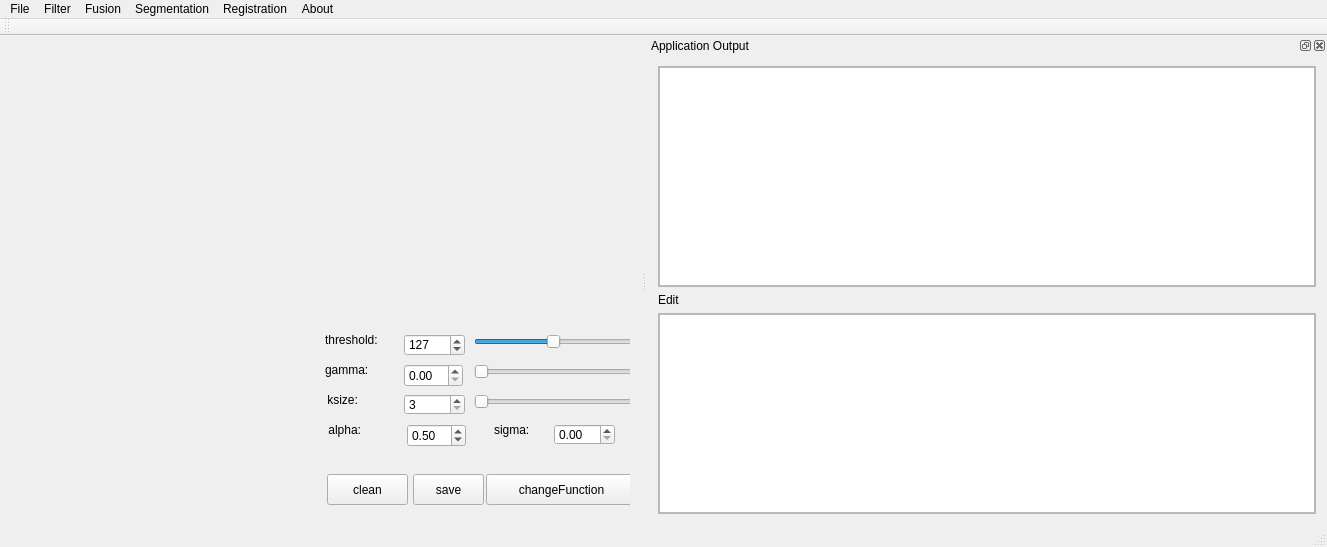
<?xml version="1.0" encoding="UTF-8"?>
<ui version="4.0">
 <class>MIS</class>
 <widget class="QMainWindow" name="MIS">
  <property name="geometry">
   <rect>
    <x>0</x>
    <y>0</y>
    <width>1327</width>
    <height>547</height>
   </rect>
  </property>
  <property name="windowTitle">
   <string>MIS</string>
  </property>
  <widget class="QWidget" name="centralWidget">
   <property name="styleSheet">
    <string notr="true">centralWidget{
rgb(255, 255, 255)
}</string>
   </property>
   <layout class="QGridLayout" name="gridLayout_5">
    <item row="0" column="0">
     <widget class="QWidget" name="widget_2" native="true">
      <property name="minimumSize">
       <size>
        <width>0</width>
        <height>0</height>
       </size>
      </property>
      <property name="maximumSize">
       <size>
        <width>660</width>
        <height>16777215</height>
       </size>
      </property>
      <layout class="QGridLayout" name="gridLayout">
       <property name="leftMargin">
        <number>0</number>
       </property>
       <property name="topMargin">
        <number>0</number>
       </property>
       <property name="rightMargin">
        <number>0</number>
       </property>
       <property name="bottomMargin">
        <number>0</number>
       </property>
       <item row="1" column="1">
        <widget class="QWidget" name="widget" native="true">
         <property name="maximumSize">
          <size>
           <width>330</width>
           <height>330</height>
          </size>
         </property>
         <widget class="QSlider" name="horizontalSlider_2">
          <property name="geometry">
           <rect>
            <x>150</x>
            <y>80</y>
            <width>160</width>
            <height>16</height>
           </rect>
          </property>
          <property name="maximum">
           <number>255</number>
          </property>
          <property name="orientation">
           <enum>Qt::Horizontal</enum>
          </property>
         </widget>
         <widget class="QSlider" name="horizontalSlider_3">
          <property name="geometry">
           <rect>
            <x>150</x>
            <y>50</y>
            <width>160</width>
            <height>16</height>
           </rect>
          </property>
          <property name="maximum">
           <number>255</number>
          </property>
          <property name="value">
           <number>127</number>
          </property>
          <property name="orientation">
           <enum>Qt::Horizontal</enum>
          </property>
         </widget>
         <widget class="QSpinBox" name="threshold_spin">
          <property name="geometry">
           <rect>
            <x>80</x>
            <y>50</y>
            <width>61</width>
            <height>22</height>
           </rect>
          </property>
          <property name="maximum">
           <number>255</number>
          </property>
          <property name="value">
           <number>127</number>
          </property>
         </widget>
         <widget class="QLabel" name="label">
          <property name="geometry">
           <rect>
            <x>1</x>
            <y>35</y>
            <width>71</width>
            <height>41</height>
           </rect>
          </property>
          <property name="text">
           <string>threshold:  </string>
          </property>
         </widget>
         <widget class="QPushButton" name="cleanButton">
          <property name="geometry">
           <rect>
            <x>3</x>
            <y>190</y>
            <width>81</width>
            <height>31</height>
           </rect>
          </property>
          <property name="styleSheet">
           <string notr="true"/>
          </property>
          <property name="text">
           <string>clean</string>
          </property>
         </widget>
         <widget class="QLabel" name="label_alpha">
          <property name="geometry">
           <rect>
            <x>1</x>
            <y>130</y>
            <width>81</width>
            <height>31</height>
           </rect>
          </property>
          <property name="text">
           <string> alpha:     </string>
          </property>
         </widget>
         <widget class="QLabel" name="label_gamma">
          <property name="geometry">
           <rect>
            <x>1</x>
            <y>70</y>
            <width>81</width>
            <height>31</height>
           </rect>
          </property>
          <property name="text">
           <string>gamma:   </string>
          </property>
         </widget>
         <widget class="QPushButton" name="saveButton">
          <property name="geometry">
           <rect>
            <x>89</x>
            <y>190</y>
            <width>71</width>
            <height>31</height>
           </rect>
          </property>
          <property name="text">
           <string>save</string>
          </property>
         </widget>
         <widget class="QDoubleSpinBox" name="alpha_spin">
          <property name="geometry">
           <rect>
            <x>83</x>
            <y>140</y>
            <width>59</width>
            <height>23</height>
           </rect>
          </property>
          <property name="maximum">
           <double>1.000000000000000</double>
          </property>
          <property name="singleStep">
           <double>0.100000000000000</double>
          </property>
          <property name="value">
           <double>0.500000000000000</double>
          </property>
         </widget>
         <widget class="QDoubleSpinBox" name="gamma_spin">
          <property name="geometry">
           <rect>
            <x>80</x>
            <y>80</y>
            <width>59</width>
            <height>23</height>
           </rect>
          </property>
          <property name="maximum">
           <double>255.000000000000000</double>
          </property>
          <property name="singleStep">
           <double>0.100000000000000</double>
          </property>
         </widget>
         <widget class="QPushButton" name="changeButton">
          <property name="geometry">
           <rect>
            <x>162</x>
            <y>190</y>
            <width>151</width>
            <height>31</height>
           </rect>
          </property>
          <property name="text">
           <string>changeFunction</string>
          </property>
         </widget>
         <widget class="QLabel" name="label_2">
          <property name="geometry">
           <rect>
            <x>170</x>
            <y>130</y>
            <width>61</width>
            <height>31</height>
           </rect>
          </property>
          <property name="text">
           <string>sigma:</string>
          </property>
         </widget>
         <widget class="QDoubleSpinBox" name="sigma_spin">
          <property name="geometry">
           <rect>
            <x>230</x>
            <y>140</y>
            <width>61</width>
            <height>21</height>
           </rect>
          </property>
         </widget>
         <widget class="QLabel" name="label_3">
          <property name="geometry">
           <rect>
            <x>0</x>
            <y>100</y>
            <width>61</width>
            <height>31</height>
           </rect>
          </property>
          <property name="text">
           <string> ksize:</string>
          </property>
         </widget>
         <widget class="QSpinBox" name="ksize_spin">
          <property name="geometry">
           <rect>
            <x>80</x>
            <y>110</y>
            <width>61</width>
            <height>21</height>
           </rect>
          </property>
          <property name="minimum">
           <number>3</number>
          </property>
          <property name="singleStep">
           <number>2</number>
          </property>
          <property name="value">
           <number>3</number>
          </property>
         </widget>
         <widget class="QSlider" name="horizontalSlider">
          <property name="geometry">
           <rect>
            <x>150</x>
            <y>110</y>
            <width>160</width>
            <height>16</height>
           </rect>
          </property>
          <property name="minimum">
           <number>3</number>
          </property>
          <property name="singleStep">
           <number>2</number>
          </property>
          <property name="value">
           <number>3</number>
          </property>
          <property name="orientation">
           <enum>Qt::Horizontal</enum>
          </property>
         </widget>
        </widget>
       </item>
       <item row="0" column="1">
        <widget class="QLabel" name="resource2">
         <property name="maximumSize">
          <size>
           <width>330</width>
           <height>330</height>
          </size>
         </property>
         <property name="text">
          <string/>
         </property>
         <property name="scaledContents">
          <bool>true</bool>
         </property>
        </widget>
       </item>
       <item row="0" column="0">
        <widget class="QLabel" name="resource1">
         <property name="maximumSize">
          <size>
           <width>330</width>
           <height>330</height>
          </size>
         </property>
         <property name="styleSheet">
          <string notr="true">resource1{
background-color: rgb(0, 255, 255);
	color: rgb(255, 0, 0);
}</string>
         </property>
         <property name="text">
          <string/>
         </property>
         <property name="scaledContents">
          <bool>true</bool>
         </property>
        </widget>
       </item>
       <item row="1" column="0">
        <widget class="QLabel" name="result">
         <property name="maximumSize">
          <size>
           <width>330</width>
           <height>330</height>
          </size>
         </property>
         <property name="text">
          <string/>
         </property>
         <property name="scaledContents">
          <bool>true</bool>
         </property>
        </widget>
       </item>
      </layout>
     </widget>
    </item>
   </layout>
  </widget>
  <widget class="QMenuBar" name="menuBar">
   <property name="geometry">
    <rect>
     <x>0</x>
     <y>0</y>
     <width>1327</width>
     <height>20</height>
    </rect>
   </property>
   <widget class="QMenu" name="menuOpen">
    <property name="title">
     <string>File</string>
    </property>
    <widget class="QMenu" name="menuSave_3">
     <property name="title">
      <string>Save</string>
     </property>
     <addaction name="actionsrc1"/>
     <addaction name="separator"/>
     <addaction name="actionsrc2"/>
     <addaction name="separator"/>
     <addaction name="actionres"/>
    </widget>
    <addaction name="actionOpen"/>
    <addaction name="separator"/>
    <addaction name="menuSave_3"/>
    <addaction name="separator"/>
    <addaction name="actionMIS_BOX"/>
   </widget>
   <widget class="QMenu" name="menuFusion">
    <property name="title">
     <string>Fusion</string>
    </property>
    <addaction name="actionaddWeighted"/>
    <addaction name="separator"/>
    <addaction name="separator"/>
    <addaction name="actionmultiply"/>
    <addaction name="separator"/>
    <addaction name="actionadd_2"/>
   </widget>
   <widget class="QMenu" name="menuSegmentation">
    <property name="title">
     <string>Segmentation</string>
    </property>
    <widget class="QMenu" name="menuthreshold">
     <property name="title">
      <string>threshold</string>
     </property>
     <addaction name="actionthreshold_binary"/>
     <addaction name="separator"/>
     <addaction name="actionthreshold_binary_Inverted"/>
     <addaction name="separator"/>
     <addaction name="actiontruncate"/>
     <addaction name="separator"/>
     <addaction name="actionthreshold_to_zero"/>
     <addaction name="separator"/>
     <addaction name="actionthreshold_to_zero_inverted"/>
    </widget>
    <widget class="QMenu" name="menuImage_preproceing">
     <property name="title">
      <string>Image preproceing</string>
     </property>
     <widget class="QMenu" name="menutransform_color_space_2">
      <property name="title">
       <string>transform color space</string>
      </property>
      <addaction name="actionBGR2GRAY_2"/>
     </widget>
     <widget class="QMenu" name="menumorphological_operation_2">
      <property name="title">
       <string>morphological operation</string>
      </property>
      <addaction name="actionerode_2"/>
      <addaction name="separator"/>
      <addaction name="actiondilate"/>
      <addaction name="separator"/>
      <addaction name="actionopen_2"/>
      <addaction name="separator"/>
      <addaction name="actionclose_2"/>
      <addaction name="separator"/>
      <addaction name="actionmorphological_gradient_2"/>
      <addaction name="separator"/>
      <addaction name="actiontop_hat_2"/>
      <addaction name="separator"/>
      <addaction name="actionblack_hat_2"/>
     </widget>
     <widget class="QMenu" name="menuimage_pyramid_2">
      <property name="title">
       <string>image pyramid</string>
      </property>
      <addaction name="actionpyrDown_2"/>
      <addaction name="separator"/>
      <addaction name="actionpyrUp_2"/>
     </widget>
     <widget class="QMenu" name="menuconvolution_operation_2">
      <property name="title">
       <string>convolution operation</string>
      </property>
      <addaction name="actionrobert"/>
      <addaction name="separator"/>
      <addaction name="actionsobel"/>
      <addaction name="separator"/>
      <addaction name="actionlaplace_2"/>
      <addaction name="separator"/>
      <addaction name="actioncustomConvolution"/>
      <addaction name="separator"/>
      <addaction name="actionmask_3"/>
      <addaction name="separator"/>
      <addaction name="actioncustomImproveBC"/>
     </widget>
     <widget class="QMenu" name="menuedge_detection_2">
      <property name="title">
       <string>edge detection</string>
      </property>
      <addaction name="actioncanny_2"/>
      <addaction name="separator"/>
      <addaction name="actionedge_sobel"/>
      <addaction name="separator"/>
      <addaction name="actionscharr"/>
      <addaction name="separator"/>
      <addaction name="actionedge_laplace_2"/>
     </widget>
     <widget class="QMenu" name="menuchange_pixels_2">
      <property name="title">
       <string>change pixels</string>
      </property>
      <addaction name="actionwhite2black_2"/>
     </widget>
     <addaction name="menuchange_pixels_2"/>
     <addaction name="separator"/>
     <addaction name="menutransform_color_space_2"/>
     <addaction name="separator"/>
     <addaction name="actiondistanceTransform"/>
     <addaction name="separator"/>
     <addaction name="actionnormalize_2"/>
     <addaction name="separator"/>
     <addaction name="menumorphological_operation_2"/>
     <addaction name="separator"/>
     <addaction name="actioncontours_2"/>
     <addaction name="separator"/>
     <addaction name="menuimage_pyramid_2"/>
     <addaction name="separator"/>
     <addaction name="menuconvolution_operation_2"/>
     <addaction name="separator"/>
     <addaction name="menuedge_detection_2"/>
     <addaction name="separator"/>
     <addaction name="actionconvertScaleAbs_2"/>
     <addaction name="separator"/>
    </widget>
    <addaction name="menuImage_preproceing"/>
    <addaction name="separator"/>
    <addaction name="menuthreshold"/>
    <addaction name="separator"/>
    <addaction name="actionwatershed"/>
   </widget>
   <widget class="QMenu" name="menuAbout">
    <property name="title">
     <string>About</string>
    </property>
    <addaction name="actionabout"/>
   </widget>
   <widget class="QMenu" name="menufilter">
    <property name="title">
     <string>Filter</string>
    </property>
    <addaction name="actionmedian_filtering"/>
    <addaction name="separator"/>
    <addaction name="actionmean_filtering"/>
    <addaction name="separator"/>
    <addaction name="actiongauss_filter"/>
   </widget>
   <widget class="QMenu" name="menuRegistration">
    <property name="title">
     <string>Registration</string>
    </property>
    <widget class="QMenu" name="menufeature_extraction">
     <property name="title">
      <string>feature extraction</string>
     </property>
     <addaction name="actionsurf"/>
     <addaction name="separator"/>
     <addaction name="actionsift"/>
     <addaction name="separator"/>
     <addaction name="actionlbp"/>
     <addaction name="separator"/>
     <addaction name="actionkaze"/>
     <addaction name="separator"/>
     <addaction name="actionakaze"/>
     <addaction name="separator"/>
     <addaction name="actionbrisk"/>
    </widget>
    <widget class="QMenu" name="menumatching">
     <property name="title">
      <string>matching</string>
     </property>
     <addaction name="actionflann"/>
     <addaction name="separator"/>
     <addaction name="actionbf"/>
     <addaction name="separator"/>
     <addaction name="actiongood_points"/>
    </widget>
    <addaction name="menufeature_extraction"/>
    <addaction name="separator"/>
    <addaction name="menumatching"/>
    <addaction name="separator"/>
    <addaction name="actionregistration"/>
   </widget>
   <addaction name="menuOpen"/>
   <addaction name="menufilter"/>
   <addaction name="menuFusion"/>
   <addaction name="menuSegmentation"/>
   <addaction name="menuRegistration"/>
   <addaction name="menuAbout"/>
  </widget>
  <widget class="QToolBar" name="mainToolBar">
   <attribute name="toolBarArea">
    <enum>TopToolBarArea</enum>
   </attribute>
   <attribute name="toolBarBreak">
    <bool>false</bool>
   </attribute>
  </widget>
  <widget class="QStatusBar" name="statusBar"/>
  <widget class="QDockWidget" name="MIS_BOX">
   <property name="minimumSize">
    <size>
     <width>680</width>
     <height>243</height>
    </size>
   </property>
   <property name="maximumSize">
    <size>
     <width>524287</width>
     <height>524287</height>
    </size>
   </property>
   <property name="windowTitle">
    <string>Application Output</string>
   </property>
   <attribute name="dockWidgetArea">
    <number>2</number>
   </attribute>
   <widget class="QWidget" name="dockWidgetContents">
    <layout class="QGridLayout" name="gridLayout_4">
     <item row="0" column="0">
      <layout class="QVBoxLayout" name="verticalLayout_2">
       <item>
        <widget class="QScrollArea" name="scrollArea">
         <property name="widgetResizable">
          <bool>true</bool>
         </property>
         <widget class="QWidget" name="scrollAreaWidgetContents">
          <property name="geometry">
           <rect>
            <x>0</x>
            <y>0</y>
            <width>658</width>
            <height>219</height>
           </rect>
          </property>
          <layout class="QGridLayout" name="gridLayout_3">
           <property name="leftMargin">
            <number>0</number>
           </property>
           <property name="topMargin">
            <number>0</number>
           </property>
           <property name="rightMargin">
            <number>0</number>
           </property>
           <property name="bottomMargin">
            <number>0</number>
           </property>
           <property name="spacing">
            <number>0</number>
           </property>
           <item row="0" column="0">
            <widget class="QPlainTextEdit" name="application_output"/>
           </item>
          </layout>
         </widget>
        </widget>
       </item>
      </layout>
     </item>
     <item row="1" column="0">
      <layout class="QVBoxLayout" name="verticalLayout">
       <item>
        <layout class="QHBoxLayout" name="horizontalLayout_2">
         <item>
          <widget class="QLabel" name="label_edit">
           <property name="text">
            <string>Edit</string>
           </property>
          </widget>
         </item>
        </layout>
       </item>
       <item>
        <widget class="QScrollArea" name="scrollArea_2">
         <property name="widgetResizable">
          <bool>true</bool>
         </property>
         <widget class="QWidget" name="scrollAreaWidgetContents_2">
          <property name="geometry">
           <rect>
            <x>0</x>
            <y>0</y>
            <width>658</width>
            <height>197</height>
           </rect>
          </property>
          <layout class="QGridLayout" name="gridLayout_2" rowstretch="0">
           <property name="leftMargin">
            <number>0</number>
           </property>
           <property name="topMargin">
            <number>0</number>
           </property>
           <property name="rightMargin">
            <number>0</number>
           </property>
           <property name="bottomMargin">
            <number>0</number>
           </property>
           <property name="spacing">
            <number>0</number>
           </property>
           <item row="0" column="0">
            <widget class="QPlainTextEdit" name="edit">
             <property name="maximumSize">
              <size>
               <width>16777215</width>
               <height>16777215</height>
              </size>
             </property>
            </widget>
           </item>
          </layout>
         </widget>
        </widget>
       </item>
      </layout>
     </item>
    </layout>
   </widget>
  </widget>
  <action name="actionOpen">
   <property name="text">
    <string>Open</string>
   </property>
  </action>
  <action name="actionabout">
   <property name="text">
    <string>about</string>
   </property>
  </action>
  <action name="actionaddWeighted">
   <property name="text">
    <string>addWeighted</string>
   </property>
  </action>
  <action name="actionadd">
   <property name="text">
    <string>add</string>
   </property>
  </action>
  <action name="actionmultiply">
   <property name="text">
    <string>multiply</string>
   </property>
  </action>
  <action name="actionmask">
   <property name="text">
    <string>mask</string>
   </property>
  </action>
  <action name="actionThreshold">
   <property name="text">
    <string>Threshold</string>
   </property>
  </action>
  <action name="actionreg">
   <property name="text">
    <string>registration</string>
   </property>
  </action>
  <action name="actionthreshold_binary">
   <property name="text">
    <string>threshold binary</string>
   </property>
  </action>
  <action name="actionthreshold_binary_Inverted">
   <property name="text">
    <string>threshold binary Inverted</string>
   </property>
  </action>
  <action name="actiontruncate">
   <property name="text">
    <string>truncate</string>
   </property>
  </action>
  <action name="actionthreshold_to_zero">
   <property name="text">
    <string>threshold to zero</string>
   </property>
  </action>
  <action name="actionthreshold_to_zero_inverted">
   <property name="text">
    <string>threshold to zero inverted</string>
   </property>
  </action>
  <action name="actionresource1">
   <property name="text">
    <string>resource1</string>
   </property>
  </action>
  <action name="actionresource2">
   <property name="text">
    <string>resource2</string>
   </property>
  </action>
  <action name="actionresult">
   <property name="text">
    <string>result</string>
   </property>
  </action>
  <action name="actionadd_2">
   <property name="text">
    <string>add</string>
   </property>
  </action>
  <action name="actionmedian_filtering">
   <property name="text">
    <string>median filtering</string>
   </property>
  </action>
  <action name="actionmean_filtering">
   <property name="text">
    <string>mean filtering</string>
   </property>
  </action>
  <action name="actiongauss_filter">
   <property name="text">
    <string>gauss filter</string>
   </property>
  </action>
  <action name="actionwatershed">
   <property name="text">
    <string>watershed</string>
   </property>
  </action>
  <action name="actionimprove_brightness_and_contrast">
   <property name="text">
    <string>improve brightness and contrast</string>
   </property>
  </action>
  <action name="actionJPG2PNG">
   <property name="text">
    <string>JPG2PNG</string>
   </property>
  </action>
  <action name="actionsrc1">
   <property name="text">
    <string>resource1</string>
   </property>
  </action>
  <action name="actionsrc2">
   <property name="text">
    <string>resource2</string>
   </property>
  </action>
  <action name="actionres">
   <property name="text">
    <string>result</string>
   </property>
  </action>
  <action name="actionmask_">
   <property name="text">
    <string>mask</string>
   </property>
  </action>
  <action name="actioncustomImprove">
   <property name="text">
    <string>customImprove</string>
   </property>
  </action>
  <action name="actionerode">
   <property name="text">
    <string>erode</string>
   </property>
  </action>
  <action name="actiondialate">
   <property name="text">
    <string>dilate</string>
   </property>
  </action>
  <action name="actionopen">
   <property name="text">
    <string>open</string>
   </property>
  </action>
  <action name="actionclose">
   <property name="text">
    <string>close</string>
   </property>
  </action>
  <action name="actionmorphological_gradient">
   <property name="text">
    <string>morphological gradient</string>
   </property>
  </action>
  <action name="actiontop_hat">
   <property name="text">
    <string>top hat</string>
   </property>
  </action>
  <action name="actionblack_hat">
   <property name="text">
    <string>black hat</string>
   </property>
  </action>
  <action name="actionpyrDown">
   <property name="text">
    <string>pyrDown</string>
   </property>
  </action>
  <action name="actionpyrUp">
   <property name="text">
    <string>pyrUp</string>
   </property>
  </action>
  <action name="actionMIS_BOX">
   <property name="text">
    <string>MIS-BOX</string>
   </property>
  </action>
  <action name="actionlaplace">
   <property name="text">
    <string>laplace</string>
   </property>
  </action>
  <action name="actionCustomConvolution">
   <property name="text">
    <string>customConvolution</string>
   </property>
  </action>
  <action name="actionrobert_x">
   <property name="text">
    <string>robert_x</string>
   </property>
  </action>
  <action name="actionrobert_y">
   <property name="text">
    <string>robert_y</string>
   </property>
  </action>
  <action name="actionsobel_x">
   <property name="text">
    <string>sobel_x</string>
   </property>
  </action>
  <action name="actionsobel_y">
   <property name="text">
    <string>sobel_y</string>
   </property>
  </action>
  <action name="actionBGR2GRAY">
   <property name="text">
    <string>BGR2GRAY</string>
   </property>
  </action>
  <action name="action18_19_20_29">
   <property name="text">
    <string>18 19</string>
   </property>
  </action>
  <action name="actioncanny">
   <property name="text">
    <string>canny</string>
   </property>
  </action>
  <action name="actioncontours">
   <property name="text">
    <string>contours</string>
   </property>
  </action>
  <action name="actionconvertScaleAbs">
   <property name="text">
    <string>convertScaleAbs</string>
   </property>
  </action>
  <action name="actionsobel_x_2">
   <property name="text">
    <string>sobel_x</string>
   </property>
  </action>
  <action name="actionsobel_y_2">
   <property name="text">
    <string>sobel_y</string>
   </property>
  </action>
  <action name="actionscharr_x">
   <property name="text">
    <string>scharr_x</string>
   </property>
  </action>
  <action name="actionscharr_y">
   <property name="text">
    <string>scharr_y</string>
   </property>
  </action>
  <action name="actionlaplace_x">
   <property name="text">
    <string>laplace_x</string>
   </property>
  </action>
  <action name="actionlaplace_y">
   <property name="text">
    <string>laplace_y</string>
   </property>
  </action>
  <action name="actionlaplace_3">
   <property name="text">
    <string>edge_laplace</string>
   </property>
  </action>
  <action name="actionedge_laplace">
   <property name="text">
    <string>edge_laplace</string>
   </property>
  </action>
  <action name="actionedge_sobel_x">
   <property name="text">
    <string>edge_sobel_x</string>
   </property>
  </action>
  <action name="actionedge_sobel_y">
   <property name="text">
    <string>edge_sobel_y</string>
   </property>
  </action>
  <action name="actionregistration">
   <property name="text">
    <string>registration</string>
   </property>
  </action>
  <action name="actionsurf">
   <property name="text">
    <string>surf</string>
   </property>
  </action>
  <action name="actionsift">
   <property name="text">
    <string>sift</string>
   </property>
  </action>
  <action name="actionhog">
   <property name="text">
    <string>hog</string>
   </property>
  </action>
  <action name="actionlbp">
   <property name="text">
    <string>lbp</string>
   </property>
  </action>
  <action name="actionhaar">
   <property name="text">
    <string>haar</string>
   </property>
  </action>
  <action name="actionflann">
   <property name="text">
    <string>flann</string>
   </property>
  </action>
  <action name="actionbf">
   <property name="text">
    <string>brute force</string>
   </property>
  </action>
  <action name="actionkaze">
   <property name="text">
    <string>kaze</string>
   </property>
  </action>
  <action name="actionakaze">
   <property name="text">
    <string>akaze</string>
   </property>
  </action>
  <action name="actionkaze_2">
   <property name="text">
    <string>kaze</string>
   </property>
  </action>
  <action name="actionakaze_2">
   <property name="text">
    <string>akaze</string>
   </property>
  </action>
  <action name="actionbrisk">
   <property name="text">
    <string>brisk</string>
   </property>
  </action>
  <action name="actiongood_points">
   <property name="text">
    <string>good points</string>
   </property>
  </action>
  <action name="actionwhite2black">
   <property name="text">
    <string>white2black</string>
   </property>
  </action>
  <action name="actioncontours_2">
   <property name="text">
    <string>contours</string>
   </property>
  </action>
  <action name="actionconvertScaleAbs_2">
   <property name="text">
    <string>convertScaleAbs</string>
   </property>
  </action>
  <action name="actionBGR2GRAY_2">
   <property name="text">
    <string>BGR2GRAY</string>
   </property>
  </action>
  <action name="actionmask_2">
   <property name="text">
    <string>mask</string>
   </property>
  </action>
  <action name="actioncustomImprove_2">
   <property name="text">
    <string>customImprove</string>
   </property>
  </action>
  <action name="actionerode_2">
   <property name="text">
    <string>erode</string>
   </property>
  </action>
  <action name="actiondilate">
   <property name="text">
    <string>dilate</string>
   </property>
  </action>
  <action name="actionopen_2">
   <property name="text">
    <string>open</string>
   </property>
  </action>
  <action name="actionclose_2">
   <property name="text">
    <string>close</string>
   </property>
  </action>
  <action name="actionmorphological_gradient_2">
   <property name="text">
    <string>morphological gradient</string>
   </property>
  </action>
  <action name="actiontop_hat_2">
   <property name="text">
    <string>top hat</string>
   </property>
  </action>
  <action name="actionblack_hat_2">
   <property name="text">
    <string>black hat</string>
   </property>
  </action>
  <action name="actionpyrDown_2">
   <property name="text">
    <string>pyrDown</string>
   </property>
  </action>
  <action name="actionpyrUp_2">
   <property name="text">
    <string>pyrUp</string>
   </property>
  </action>
  <action name="actionrobert">
   <property name="text">
    <string>robert</string>
   </property>
  </action>
  <action name="actionsobel">
   <property name="text">
    <string>sobel</string>
   </property>
  </action>
  <action name="actionlaplace_2">
   <property name="text">
    <string>laplace</string>
   </property>
  </action>
  <action name="actioncustomConvolution">
   <property name="text">
    <string>customConvolution</string>
   </property>
  </action>
  <action name="actioncanny_2">
   <property name="text">
    <string>canny</string>
   </property>
  </action>
  <action name="actionedge_sobel">
   <property name="text">
    <string>edge_sobel</string>
   </property>
  </action>
  <action name="actionscharr">
   <property name="text">
    <string>scharr</string>
   </property>
  </action>
  <action name="actionedge_laplace_2">
   <property name="text">
    <string>edge_laplace</string>
   </property>
  </action>
  <action name="actionwhite2black_2">
   <property name="text">
    <string>white2black</string>
   </property>
  </action>
  <action name="actionlaplace_sharpening">
   <property name="text">
    <string>laplace sharpening</string>
   </property>
  </action>
  <action name="actionMask">
   <property name="text">
    <string>Mask</string>
   </property>
  </action>
  <action name="actionmask_3">
   <property name="text">
    <string>mask</string>
   </property>
  </action>
  <action name="actioncustomImproveBC">
   <property name="text">
    <string>customImproveBC</string>
   </property>
  </action>
  <action name="actiondistanceTransform">
   <property name="text">
    <string>distanceTransform</string>
   </property>
  </action>
  <action name="actionnormalize">
   <property name="text">
    <string>normalize</string>
   </property>
  </action>
  <action name="actionnormalize_2">
   <property name="text">
    <string>normalize</string>
   </property>
  </action>
 </widget>
 <layoutdefault spacing="6" margin="11"/>
 <resources/>
 <connections/>
</ui>
